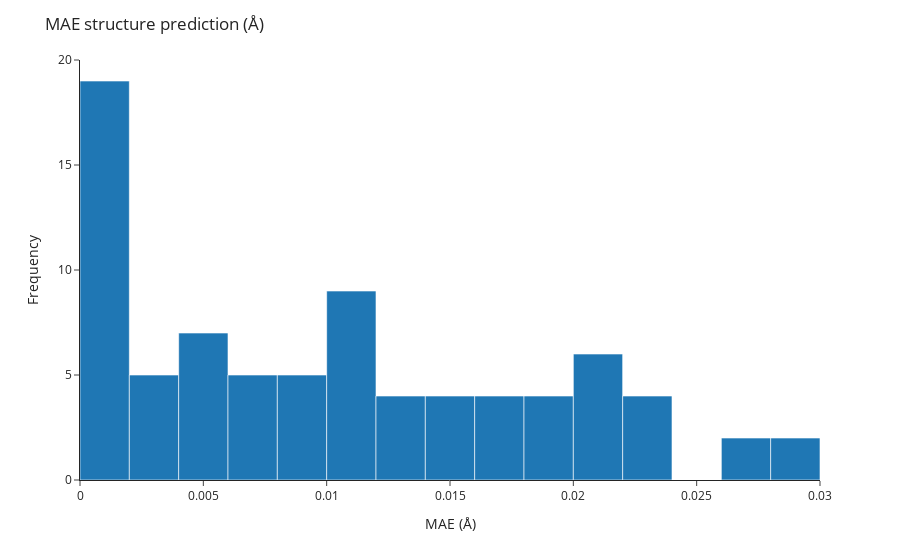

The notebook cell saved with this chart:
### Code cell
all_mae_norms = []

for idx, data in enumerate(train_loader):

    interpolated_ts_coords = data.pos_interpolated_transition_state.detach().numpy()
    real_ts_coords = data.pos_transition_state.detach().numpy()
    difference_ts_coords = interpolated_ts_coords - real_ts_coords
    norm_difference_ts_coords = np.linalg.norm(difference_ts_coords, axis=1)

    # Mean absolute error
    mae = np.mean(norm_difference_ts_coords)
    all_mae_norms.append(mae)

    # Plot the real and interpolated TS structures
    # with two different colors on the same plot
    fig = px.scatter_3d(
        x=np.concatenate((real_ts_coords[:, 0], interpolated_ts_coords[:, 0])),
        y=np.concatenate((real_ts_coords[:, 1], interpolated_ts_coords[:, 1])),
        z=np.concatenate((real_ts_coords[:, 2], interpolated_ts_coords[:, 2])),
        color=np.concatenate((np.zeros(len(real_ts_coords)), np.ones(len(interpolated_ts_coords)))),
    )

    # Set the title of the plot as the mean absolute error
    fig.update_layout(title=f"MAE of structure prediction: {mae:.3f} Å")
    fig.write_html(f"plots/hamiltonian_model/interpolated_ts_{idx}_mae_{mae:.3f}.html")

# Plot a histogram of the MAE
fig = px.histogram(x=all_mae_norms, nbins=20, template="simple_white")
fig.update_layout(title="MAE structure prediction (Å)")
fig.update_xaxes(title_text="MAE (Å)")
fig.update_yaxes(title_text="Frequency")
fig.write_html("plots/hamiltonian_model/interpolated_ts_mae_histogram.html")
fig.show()

### Figure 1 — Plotly figure (JSON) as saved in the notebook; plotly's stock layout.template omitted (floating-point values rounded to 4 significant figures)
{"data": [{"alignmentgroup": "True", "bingroup": "x", "hovertemplate": "x=%{x}<br>count=%{y}<extra></extra>", "legendgroup": "", "marker": {"color": "#1F77B4", "pattern": {"shape": ""}}, "name": "", "nbinsx": 20, "offsetgroup": "", "orientation": "v", "showlegend": false, "type": "histogram", "x": [0.02086, 0.0006447, 0.0003428, 0.01062, 0.01758, 0.0005129, 0.005386, 0.0172, 0.0005783, 0.01031, 0.01402, 0.0005795, 0.007559, 0.01132, 0.0005804, 0.008191, 0.01517, 0.02042, 0.02071, 0.01288, 0.01084, 0.001789, 0.006927, 0.001794, 0.005058, 0.02235, 0.005723, 0.01095, 0.002375, 0.004416, 0.009179, 0.02975, 0.009842, 0.008439, 0.00579, 0.01305, 0.0004551, 0.007265, 0.008921, 0.02609, 0.01999, 0.0053, 0.0001097, 0.007462, 0.02032, 0.01189, 0.00584, 0.01272, 0.01331, 0.0172, 0.01572, 0.01979, 0.002235, 0.02642, 0.01053, 0.01179, 0.003685, 0.001948, 0.0007082, 0.0007862, 0.0009177, 0.01822, 0.000455, 0.01193, 0.000145, 0.001773, 0.01656, 0.002407, 0.02245, 0.02395, 0.0005171, 0.0202, 0.02958, 0.02055, 0.01564, 0.007573, 0.002546, 0.0003223, 0.02326, 0.01863], "xaxis": "x", "yaxis": "y"}], "layout": {"barmode": "relative", "legend": {"tracegroupgap": 0}, "margin": {"t": 60}, "title": {"text": "MAE structure prediction (Å)"}, "xaxis": {"anchor": "y", "domain": [0, 1], "title": {"text": "MAE (Å)"}}, "yaxis": {"anchor": "x", "domain": [0, 1], "title": {"text": "Frequency"}}}}
